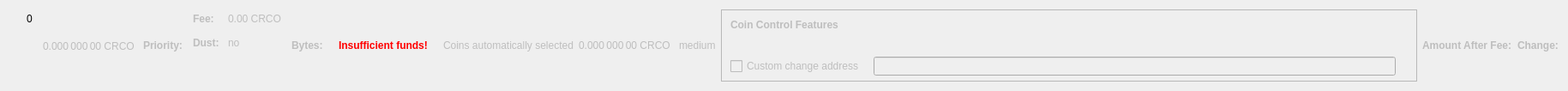
    <widget class="QWidget" name="dummyHideWidget" native="true">
     <property name="maximumSize">
      <size>
       <width>100</width>
       <height>22</height>
      </size>
     </property>
     <layout class="QHBoxLayout" name="dummyHideLayout">
      <item>
       <layout class="QFormLayout" name="formLayoutCoinControl1">
        <property name="horizontalSpacing">
         <number>10</number>
        </property>
        <property name="verticalSpacing">
         <number>14</number>
        </property>
        <property name="leftMargin">
         <number>10</number>
        </property>
        <property name="topMargin">
         <number>4</number>
        </property>
        <property name="rightMargin">
         <number>6</number>
        </property>
        <item row="0" column="1">
         <widget class="QLabel" name="labelCoinControlBytes">
          <property name="cursor">
           <cursorShape>IBeamCursor</cursorShape>
          </property>
          <property name="contextMenuPolicy">
           <enum>Qt::ActionsContextMenu</enum>
          </property>
          <property name="text">
           <string notr="true">0</string>
          </property>
          <property name="textInteractionFlags">
           <set>Qt::LinksAccessibleByMouse|Qt::TextSelectableByKeyboard|Qt::TextSelectableByMouse</set>
          </property>
         </widget>
        </item>
       </layout>
      </item>
      <item>
       <widget class="QLabel" name="labelCoinControlAfterFee">
        <property name="enabled">
         <bool>false</bool>
        </property>
        <property name="sizePolicy">
         <sizepolicy hsizetype="Fixed" vsizetype="Fixed">
          <horstretch>0</horstretch>
          <verstretch>0</verstretch>
         </sizepolicy>
        </property>
        <property name="minimumSize">
         <size>
          <width>111</width>
          <height>12</height>
         </size>
        </property>
        <property name="maximumSize">
         <size>
          <width>111</width>
          <height>12</height>
         </size>
        </property>
        <property name="cursor">
         <cursorShape>IBeamCursor</cursorShape>
        </property>
        <property name="contextMenuPolicy">
         <enum>Qt::ActionsContextMenu</enum>
        </property>
        <property name="text">
         <string notr="true">0.000 000 00 CRCO</string>
        </property>
        <property name="textInteractionFlags">
         <set>Qt::LinksAccessibleByMouse|Qt::TextSelectableByKeyboard|Qt::TextSelectableByMouse</set>
        </property>
       </widget>
      </item>
      <item>
       <widget class="QLabel" name="labelCoinControlPriorityText">
        <property name="enabled">
         <bool>false</bool>
        </property>
        <property name="font">
         <font>
          <weight>75</weight>
          <bold>true</bold>
         </font>
        </property>
        <property name="text">
         <string>Priority:</string>
        </property>
       </widget>
      </item>
      <item>
       <layout class="QHBoxLayout" name="horizontalLayout"/>
      </item>
      <item>
       <layout class="QFormLayout" name="formLayoutCoinControl3">
        <property name="horizontalSpacing">
         <number>10</number>
        </property>
        <property name="verticalSpacing">
         <number>14</number>
        </property>
        <property name="leftMargin">
         <number>6</number>
        </property>
        <property name="topMargin">
         <number>4</number>
        </property>
        <property name="rightMargin">
         <number>6</number>
        </property>
        <item row="0" column="0">
         <widget class="QLabel" name="labelCoinControlFeeText">
          <property name="enabled">
           <bool>false</bool>
          </property>
          <property name="font">
           <font>
            <weight>75</weight>
            <bold>true</bold>
           </font>
          </property>
          <property name="text">
           <string>Fee:</string>
          </property>
          <property name="margin">
           <number>0</number>
          </property>
         </widget>
        </item>
        <item row="0" column="1">
         <widget class="QLabel" name="labelCoinControlFee">
          <property name="enabled">
           <bool>false</bool>
          </property>
          <property name="cursor">
           <cursorShape>IBeamCursor</cursorShape>
          </property>
          <property name="contextMenuPolicy">
           <enum>Qt::ActionsContextMenu</enum>
          </property>
          <property name="text">
           <string notr="true">0.00 CRCO</string>
          </property>
          <property name="textInteractionFlags">
           <set>Qt::LinksAccessibleByMouse|Qt::TextSelectableByKeyboard|Qt::TextSelectableByMouse</set>
          </property>
         </widget>
        </item>
        <item row="1" column="0">
         <widget class="QLabel" name="labelCoinControlLowOutputText">
          <property name="enabled">
           <bool>false</bool>
          </property>
          <property name="font">
           <font>
            <weight>75</weight>
            <bold>true</bold>
           </font>
          </property>
          <property name="text">
           <string>Dust:</string>
          </property>
         </widget>
        </item>
        <item row="1" column="1">
         <widget class="QLabel" name="labelCoinControlLowOutput">
          <property name="enabled">
           <bool>false</bool>
          </property>
          <property name="cursor">
           <cursorShape>IBeamCursor</cursorShape>
          </property>
          <property name="contextMenuPolicy">
           <enum>Qt::ActionsContextMenu</enum>
          </property>
          <property name="text">
           <string>no</string>
          </property>
          <property name="textInteractionFlags">
           <set>Qt::LinksAccessibleByMouse|Qt::TextSelectableByKeyboard|Qt::TextSelectableByMouse</set>
          </property>
         </widget>
        </item>
       </layout>
      </item>
      <item>
       <widget class="QLabel" name="labelCoinControlBytesText">
        <property name="enabled">
         <bool>false</bool>
        </property>
        <property name="font">
         <font>
          <weight>75</weight>
          <bold>true</bold>
         </font>
        </property>
        <property name="text">
         <string>Bytes:</string>
        </property>
       </widget>
      </item>
      <item>
       <layout class="QFormLayout" name="formLayoutCoinControl2">
        <property name="horizontalSpacing">
         <number>10</number>
        </property>
        <property name="verticalSpacing">
         <number>14</number>
        </property>
        <property name="leftMargin">
         <number>6</number>
        </property>
        <property name="topMargin">
         <number>4</number>
        </property>
        <property name="rightMargin">
         <number>6</number>
        </property>
       </layout>
      </item>
      <item>
       <layout class="QHBoxLayout" name="horizontalLayoutCoinControl2">
        <property name="spacing">
         <number>8</number>
        </property>
        <property name="bottomMargin">
         <number>10</number>
        </property>
       </layout>
      </item>
      <item>
       <widget class="QLabel" name="labelCoinControlInsuffFunds">
        <property name="enabled">
         <bool>false</bool>
        </property>
        <property name="minimumSize">
         <size>
          <width>0</width>
          <height>0</height>
         </size>
        </property>
        <property name="font">
         <font>
          <weight>75</weight>
          <bold>true</bold>
         </font>
        </property>
        <property name="styleSheet">
         <string notr="true">color:red;font-weight:bold;</string>
        </property>
        <property name="text">
         <string>Insufficient funds!</string>
        </property>
        <property name="margin">
         <number>5</number>
        </property>
       </widget>
      </item>
      <item>
       <layout class="QFormLayout" name="formLayoutCoinControl4">
        <property name="horizontalSpacing">
         <number>10</number>
        </property>
        <property name="verticalSpacing">
         <number>14</number>
        </property>
        <property name="leftMargin">
         <number>6</number>
        </property>
        <property name="topMargin">
         <number>4</number>
        </property>
        <property name="rightMargin">
         <number>6</number>
        </property>
       </layout>
      </item>
      <item>
       <widget class="QLabel" name="labelCoinControlAutomaticallySelected">
        <property name="enabled">
         <bool>false</bool>
        </property>
        <property name="sizePolicy">
         <sizepolicy hsizetype="Fixed" vsizetype="Fixed">
          <horstretch>0</horstretch>
          <verstretch>0</verstretch>
         </sizepolicy>
        </property>
        <property name="minimumSize">
         <size>
          <width>0</width>
          <height>0</height>
         </size>
        </property>
        <property name="maximumSize">
         <size>
          <width>240</width>
          <height>16777215</height>
         </size>
        </property>
        <property name="text">
         <string>Coins automatically selected</string>
        </property>
        <property name="margin">
         <number>5</number>
        </property>
       </widget>
      </item>
      <item>
       <widget class="QLabel" name="labelCoinControlChange">
        <property name="enabled">
         <bool>false</bool>
        </property>
        <property name="sizePolicy">
         <sizepolicy hsizetype="Fixed" vsizetype="Fixed">
          <horstretch>0</horstretch>
          <verstretch>0</verstretch>
         </sizepolicy>
        </property>
        <property name="minimumSize">
         <size>
          <width>111</width>
          <height>0</height>
         </size>
        </property>
        <property name="maximumSize">
         <size>
          <width>111</width>
          <height>16777215</height>
         </size>
        </property>
        <property name="cursor">
         <cursorShape>IBeamCursor</cursorShape>
        </property>
        <property name="contextMenuPolicy">
         <enum>Qt::ActionsContextMenu</enum>
        </property>
        <property name="text">
         <string notr="true">0.000 000 00 CRCO</string>
        </property>
        <property name="textInteractionFlags">
         <set>Qt::LinksAccessibleByMouse|Qt::TextSelectableByKeyboard|Qt::TextSelectableByMouse</set>
        </property>
       </widget>
      </item>
      <item>
       <widget class="QLabel" name="labelCoinControlPriority">
        <property name="enabled">
         <bool>false</bool>
        </property>
        <property name="cursor">
         <cursorShape>IBeamCursor</cursorShape>
        </property>
        <property name="contextMenuPolicy">
         <enum>Qt::ActionsContextMenu</enum>
        </property>
        <property name="text">
         <string>medium</string>
        </property>
        <property name="textInteractionFlags">
         <set>Qt::LinksAccessibleByMouse|Qt::TextSelectableByKeyboard|Qt::TextSelectableByMouse</set>
        </property>
       </widget>
      </item>
      <item>
       <widget class="QFrame" name="frameCoinControl">
        <property name="sizePolicy">
         <sizepolicy hsizetype="Expanding" vsizetype="Expanding">
          <horstretch>0</horstretch>
          <verstretch>0</verstretch>
         </sizepolicy>
        </property>
        <property name="maximumSize">
         <size>
          <width>16777215</width>
          <height>16777215</height>
         </size>
        </property>
        <property name="frameShape">
         <enum>QFrame::StyledPanel</enum>
        </property>
        <property name="frameShadow">
         <enum>QFrame::Sunken</enum>
        </property>
        <layout class="QVBoxLayout" name="verticalLayoutCoinControl2_2">
         <property name="spacing">
          <number>0</number>
         </property>
         <property name="leftMargin">
          <number>0</number>
         </property>
         <property name="topMargin">
          <number>0</number>
         </property>
         <property name="rightMargin">
          <number>0</number>
         </property>
         <property name="bottomMargin">
          <number>6</number>
         </property>
         <item>
          <layout class="QVBoxLayout" name="verticalLayoutCoinControl" stretch="0,0,0,1">
           <property name="spacing">
            <number>0</number>
           </property>
           <property name="leftMargin">
            <number>10</number>
           </property>
           <property name="topMargin">
            <number>10</number>
           </property>
           <item>
            <layout class="QHBoxLayout" name="horizontalLayoutCoinControl1">
             <property name="bottomMargin">
              <number>15</number>
             </property>
             <item>
              <widget class="QLabel" name="labelCoinControlFeatures">
               <property name="enabled">
                <bool>false</bool>
               </property>
               <property name="sizePolicy">
                <sizepolicy hsizetype="Preferred" vsizetype="Maximum">
                 <horstretch>0</horstretch>
                 <verstretch>0</verstretch>
                </sizepolicy>
               </property>
               <property name="font">
                <font>
                 <weight>75</weight>
                 <bold>true</bold>
                </font>
               </property>
               <property name="styleSheet">
                <string notr="true">font-weight:bold;</string>
               </property>
               <property name="text">
                <string>Coin Control Features</string>
               </property>
              </widget>
             </item>
            </layout>
           </item>
           <item>
            <widget class="QWidget" name="widgetCoinControl" native="true">
             <property name="sizePolicy">
              <sizepolicy hsizetype="Preferred" vsizetype="Preferred">
               <horstretch>0</horstretch>
               <verstretch>0</verstretch>
              </sizepolicy>
             </property>
             <property name="minimumSize">
              <size>
               <width>0</width>
               <height>0</height>
              </size>
             </property>
             <property name="styleSheet">
              <string notr="true"/>
             </property>
             <layout class="QHBoxLayout" name="horizontalLayoutCoinControl5_2">
              <property name="leftMargin">
               <number>0</number>
              </property>
              <property name="topMargin">
               <number>0</number>
              </property>
              <property name="rightMargin">
               <number>0</number>
              </property>
              <property name="bottomMargin">
               <number>0</number>
              </property>
              <item>
               <layout class="QHBoxLayout" name="horizontalLayoutCoinControl3">
                <property name="spacing">
                 <number>20</number>
                </property>
                <property name="topMargin">
                 <number>0</number>
                </property>
                <property name="bottomMargin">
                 <number>10</number>
                </property>
               </layout>
              </item>
             </layout>
            </widget>
           </item>
           <item>
            <layout class="QHBoxLayout" name="horizontalLayoutCoinControl4" stretch="0,0,0">
             <property name="spacing">
              <number>12</number>
             </property>
             <property name="sizeConstraint">
              <enum>QLayout::SetDefaultConstraint</enum>
             </property>
             <property name="topMargin">
              <number>5</number>
             </property>
             <property name="rightMargin">
              <number>5</number>
             </property>
             <item>
              <widget class="QCheckBox" name="checkBoxCoinControlChange">
               <property name="enabled">
                <bool>false</bool>
               </property>
               <property name="toolTip">
                <string>If this is activated, but the change address is empty or invalid, change will be sent to a newly generated address.</string>
               </property>
               <property name="text">
                <string>Custom change address</string>
               </property>
              </widget>
             </item>
             <item>
              <widget class="QValidatedLineEdit" name="lineEditCoinControlChange">
               <property name="enabled">
                <bool>false</bool>
               </property>
               <property name="sizePolicy">
                <sizepolicy hsizetype="Expanding" vsizetype="Fixed">
                 <horstretch>0</horstretch>
                 <verstretch>0</verstretch>
                </sizepolicy>
               </property>
              </widget>
             </item>
             <item>
              <widget class="QLabel" name="labelCoinControlChangeLabel_2">
               <property name="sizePolicy">
                <sizepolicy hsizetype="Preferred" vsizetype="Expanding">
                 <horstretch>0</horstretch>
                 <verstretch>0</verstretch>
                </sizepolicy>
               </property>
               <property name="minimumSize">
                <size>
                 <width>0</width>
                 <height>0</height>
                </size>
               </property>
               <property name="text">
                <string/>
               </property>
               <property name="margin">
                <number>3</number>
               </property>
              </widget>
             </item>
            </layout>
           </item>
           <item>
            <spacer name="verticalSpacerCoinControl">
             <property name="orientation">
              <enum>Qt::Vertical</enum>
             </property>
             <property name="sizeHint" stdset="0">
              <size>
               <width>800</width>
               <height>1</height>
              </size>
             </property>
            </spacer>
           </item>
          </layout>
         </item>
        </layout>
       </widget>
      </item>
      <item>
       <widget class="QLabel" name="labelCoinControlAfterFeeText">
        <property name="enabled">
         <bool>false</bool>
        </property>
        <property name="minimumSize">
         <size>
          <width>0</width>
          <height>0</height>
         </size>
        </property>
        <property name="maximumSize">
         <size>
          <width>16777215</width>
          <height>16777215</height>
         </size>
        </property>
        <property name="font">
         <font>
          <weight>75</weight>
          <bold>true</bold>
         </font>
        </property>
        <property name="text">
         <string>Amount After Fee:</string>
        </property>
        <property name="alignment">
         <set>Qt::AlignLeading|Qt::AlignLeft|Qt::AlignVCenter</set>
        </property>
        <property name="margin">
         <number>0</number>
        </property>
       </widget>
      </item>
      <item>
       <widget class="QLabel" name="labelCoinControlChangeText">
        <property name="enabled">
         <bool>false</bool>
        </property>
        <property name="sizePolicy">
         <sizepolicy hsizetype="Preferred" vsizetype="Preferred">
          <horstretch>0</horstretch>
          <verstretch>0</verstretch>
         </sizepolicy>
        </property>
        <property name="minimumSize">
         <size>
          <width>0</width>
          <height>0</height>
         </size>
        </property>
        <property name="maximumSize">
         <size>
          <width>16777215</width>
          <height>16777215</height>
         </size>
        </property>
        <property name="font">
         <font>
          <weight>75</weight>
          <bold>true</bold>
         </font>
        </property>
        <property name="text">
         <string>Change:</string>
        </property>
        <property name="alignment">
         <set>Qt::AlignLeading|Qt::AlignLeft|Qt::AlignVCenter</set>
        </property>
       </widget>
      </item>
     </layout>
    </widget>
